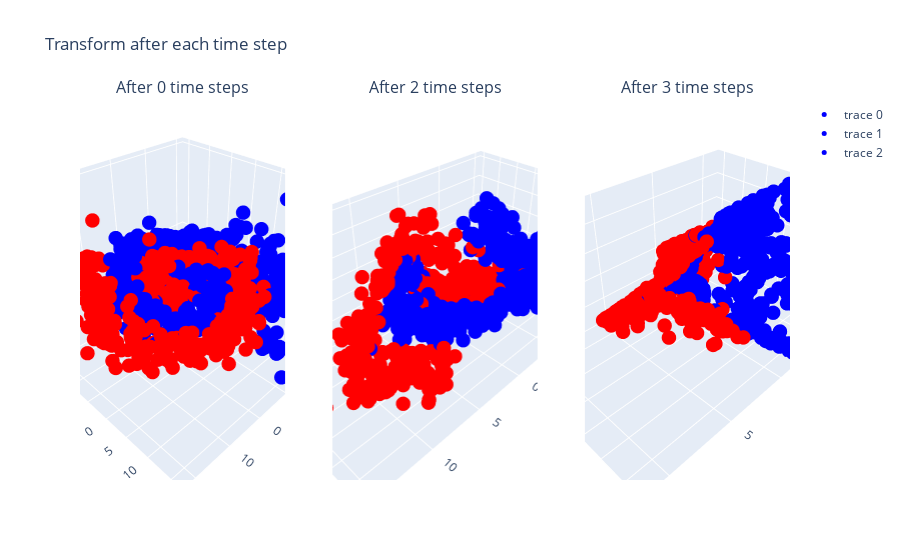

Notebook cell for this chart:
### Markdown cell above
Plot 3D, 2D and metric plots

### Code cell
# 3D plot for transformation with time stepping
utilities.plot_transformation_3d(
    x_transformed_reduced=plot_model.x_transformed_reduced,
    color_transformed_reduced=plot_model.color_transformed_reduced,
    static=False,
    interactive=True,
    fig_show=True,
)

# 2D plot for transformation with time stepping
utilities.plot_transformation_2d(
    x_transformed_reduced=plot_model.x_transformed_reduced,
    color_transformed_reduced=plot_model.color_transformed_reduced,
    show_decision_boundary=True,
    model=plot_model,
    fig_show=True,
)

# Loss, accuracy and confusion matrix
utilities.plot_evaluation_score(
    plot_model.train_loss_per_epoch,
    plot_model.test_loss_per_epoch,
    plot_model.train_acc_per_epoch,
    plot_model.test_acc_per_epoch,
    plot_model.confusion_matrix,
    fig_show=True,
)

### Figure 1 — Plotly figure (JSON) as saved in the notebook; plotly's stock layout.template omitted (floating-point values rounded to 4 significant figures; data arrays with more than 128 entries replaced by an {"elided": "..."} marker saying what was removed)
{"data": [{"marker": {"color": {"elided": "800 str values"}, "size": 5}, "mode": "markers", "scene": "scene", "type": "scatter3d", "x": {"elided": "800 float values"}, "y": {"elided": "800 float values"}, "z": {"elided": "800 float values"}}, {"marker": {"color": {"elided": "800 str values"}, "size": 5}, "mode": "markers", "scene": "scene2", "type": "scatter3d", "x": {"elided": "800 float values"}, "y": {"elided": "800 float values"}, "z": {"elided": "800 float values"}}, {"marker": {"color": {"elided": "800 str values"}, "size": 5}, "mode": "markers", "scene": "scene3", "type": "scatter3d", "x": {"elided": "800 float values"}, "y": {"elided": "800 float values"}, "z": {"elided": "800 float values"}}], "layout": {"annotations": [{"font": {"size": 16}, "showarrow": false, "text": "After 0 time steps", "x": 0.1444, "xanchor": "center", "xref": "paper", "y": 1, "yanchor": "bottom", "yref": "paper"}, {"font": {"size": 16}, "showarrow": false, "text": "After 2 time steps", "x": 0.5, "xanchor": "center", "xref": "paper", "y": 1, "yanchor": "bottom", "yref": "paper"}, {"font": {"size": 16}, "showarrow": false, "text": "After 3 time steps", "x": 0.8556, "xanchor": "center", "xref": "paper", "y": 1, "yanchor": "bottom", "yref": "paper"}], "scene": {"domain": {"x": [0, 0.2889], "y": [0, 1]}}, "scene2": {"domain": {"x": [0.3556, 0.6444], "y": [0, 1]}}, "scene3": {"domain": {"x": [0.7111, 1], "y": [0, 1]}}, "title": {"text": "Transform after each time step"}}}
